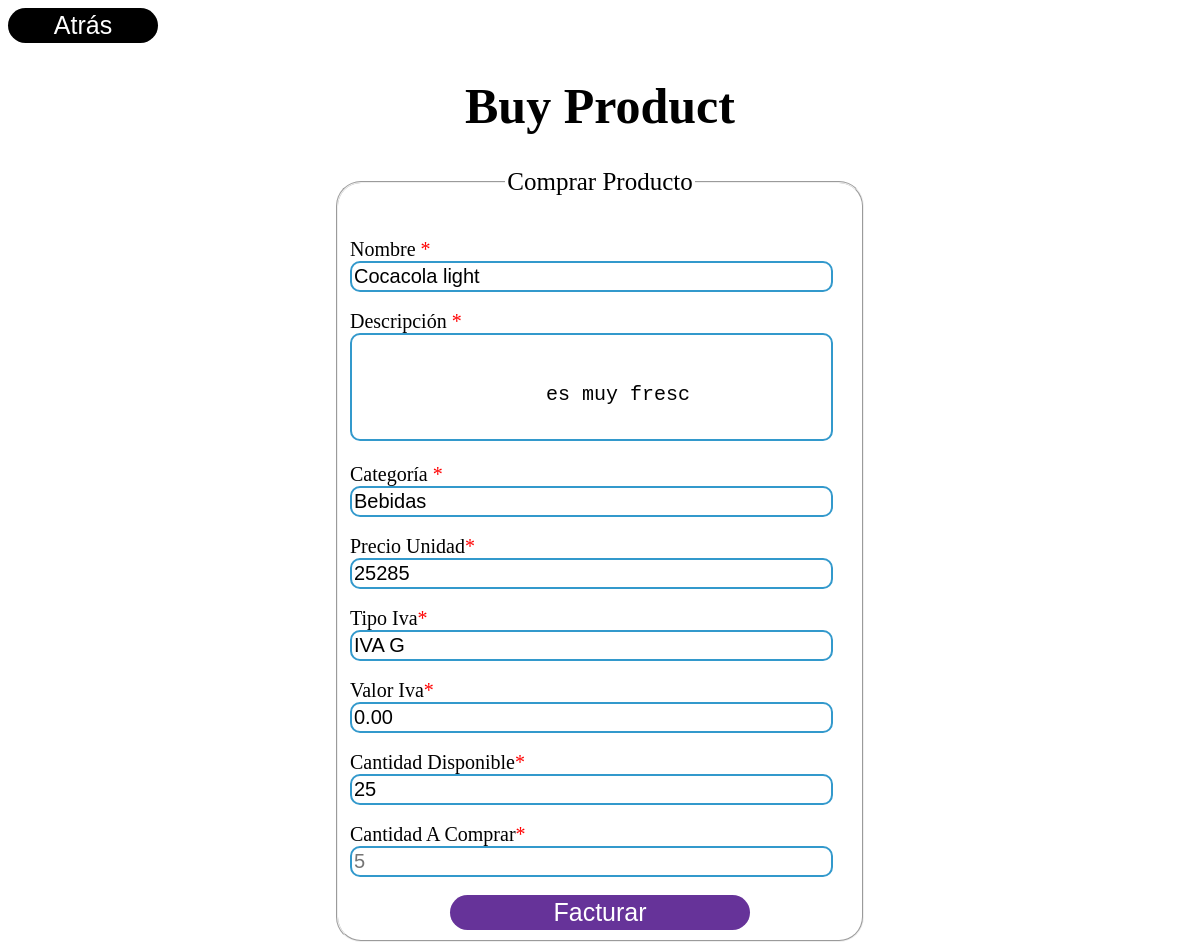
The app's page /View/calcularFactura.php?id=12345 with its own data.
### tables this page shows
CREATE TABLE `productos` (
  `codigo_producto` decimal(20,0) NOT NULL,
  `nombre_producto` varchar(30) NOT NULL,
  `descripcion_producto` varchar(50) NOT NULL,
  `categoria_producto` varchar(30) NOT NULL,
  `proveedor_producto` varchar(30) NOT NULL,
  `precio_producto` decimal(30,0) NOT NULL,
  `tipo_iva_producto` varchar(10) NOT NULL,
  `valor_iva_producto` decimal(10,2) NOT NULL,
  `cantidad_producto` decimal(50,0) NOT NULL
);

### Model/Productos.php (called while the page is built, shortened)
<?php
class Productos
{
    private $_codigo, $_nombre, $_descripcion, $_categoria, $_proveedor, $_precio, $_tipo_iva, $_valor_iva, $_cantidad;
    public function __construct($codigo, $nombre, $descripcion, $categoria, $proveedor, $precio, $tipoiva, $valoriva, $cantidad)
    {
        $this->_codigo = $codigo;
    }
    public function getCodigo()
    {
        return $this->_codigo;
    }
    public function verificarProducto()
    {
        $codigo = $this->getCodigo();
        $consulta = "SELECT * FROM productos WHERE codigo_producto ='$codigo'";
        return $consulta;
    }
}

### View/calcularFactura.php (the view, shortened to what this page needs)
<?php
include('../Controller/db.php');
require_once('../Model/Productos.php');
if (isset($_GET['id'])) {
    $id = $_GET['id'];
    $traerpro = new Productos($id, '', '', '', '', '', '', '', '');
    $consulta = mysqli_query($conn, $traerpro->verificarProducto());
    while ($fila = mysqli_fetch_assoc($consulta)) {
?>
        <!DOCTYPE html>
        <html>
        <head>
            <link rel="stylesheet" href="../View/css/adminproductos.css">
        </head>
        <body>
            <header>
                <a href="Facturar.php"> <button type="button" class="bot">Atrás</button></a>
                <h1>Buy Product</h1>
            </header>
            <div>
                <form action="#" method="POST">
                    <fieldset>
                        <legend>Comprar Producto</legend>
                        <br>
                        <br>
                        <label for="nombre">Nombre <a>*</a></label>
                        <input type="text" name="nombre" value="<?php echo $fila['nombre_producto'] ?>" id="nombre" class="la" readonly onmousedown="return false;">
                        <br>
                        <br>
                        <label for="descripcion">Descripción <a>*</a></label>
                        <textarea name="descripcion" id="descripcion" class="la" placeholder="Los juguetes son azules" readonly onmousedown="return false;">
                <?php echo $fila['descripcion_producto'] ?>
            </textarea>
                        <br>
                        <br>
                        <label for="categoria">Categoría <a>*</a></label>
                        <input type="text" name="categoria" value="<?php echo $fila['categoria_producto'] ?>" id="categoria" class="la" readonly onmousedown="return false;">
                        <br>
                        <br>
                        <label for="precio">Precio Unidad<a>*</a></label>
                        <input type="text" name="precio" value="<?php echo $fila['precio_producto'] ?>" id="precio" class="la" readonly onmousedown="return false;">
                        <br>
                        <br>
                        <label for="tipoiva">Tipo Iva<a>*</a> </label>
                        <input type="text" name="tipoiva" value="<?php echo $fila['tipo_iva_producto'] ?>" id="tipoiva" class="la" readonly onmousedown="return false;">
                        <br>
                        <br>
                        <label for="valoriva">Valor Iva<a>*</a> </label>
                        <input type="text" name="valoriva" value="<?php echo $fila['valor_iva_producto'] ?>" id="valoriva" class="la" readonly onmousedown="return false;">
                        <br>
                        <br>
                        <label for="cantidad">Cantidad Disponible<a>*</a></label>
                        <input type="text" name="cantidad" value="<?php echo $fila['cantidad_producto'] ?>" id="cantidad" class="la" readonly onmousedown="return false;">
                        <br>
                        <br>
                        <label for="compra">Cantidad A Comprar<a>*</a></label>
                        <input type="number" min="1" max="<?php echo $fila['cantidad_producto'] ?>" name="compra" id="compra" class="la" placeholder="5" required>
                        <br>
                        <br>
                        <center>
                            <input type="submit" name="envio" value="Facturar" class="btn" id="boton">
                        </center>
                    </fieldset>
                </form>
        <?php }
} ?>
            </div>
        </body>
        </html>

### View/css/adminproductos.css (style rules this page uses)
h1 { font-family: calibri; text-align: center; font-size: 50px; }
fieldset { width: 500px; margin-left: auto; margin-right: auto; border-radius: 25px; }
legend { font-family: verdana; font-size: 25px; text-align: center; }
label { font-size: 20px; display: block; }
.la { width: 95%; height: 25px; border-radius: 10px; border: 2px solid #39c; outline: none; font-size: 20px; }
a { color: red; }
.btn { background-color: rebeccapurple; border-radius: 25px; outline: none; color: white; text-decoration: none; border: none; width: 300px; height: 35px; font-size: 25px; }
textarea#descripcion { resize: none; min-width: 95%; max-width: 95%; min-height: 100px; max-height: 100px; }
.bot { background-color: black; border-radius: 25px; outline: none; color: white; text-decoration: none; border: none; width: 150px; height: 35px; font-size: 25px; }

### records on screen
productos: nombre "Cocacola light", descripcion "es muy fresc", categoria "Bebidas", precio "25285", tipoiva "IVA G", valoriva "0.00", cantidad "25"
